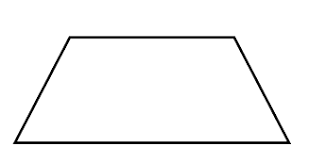
#> input picture Data/corner_3.png, 309 x 163 px
$ python corner_detection.py
#> lines starting #> are read from the running program, lines starting #| are printed output that depends on the picture; after the words box and inside, x2 and y2 are one past the last pixel; in counts of white or black regions, pixels touching at a corner belong together
import cv2
import numpy as np

#img = cv2.imread('Data/corner_1.jpg')
#img = cv2.imread('Data/corner_2.jpeg')
img = cv2.imread('Data/corner_3.png')
#> img is the input picture: shape (163, 309, 3); min 0, max 255, mean 246.6

gray = cv2.cvtColor(img, cv2.COLOR_BGR2GRAY)
gray = np.float32(gray)

corners = cv2.goodFeaturesToTrack(gray, 100, 0.01, 10)
#> corners = [[18, 140], [290, 143], [69, 36], [234, 36], [64, 49], [275, 114], [38, 98], [247, 64]]
corners = np.int0(corners)

for corner in corners:
	x, y = corner.ravel()
	cv2.circle(img, (x, y), 3, 255, -1)
#> this loop made 8 passes
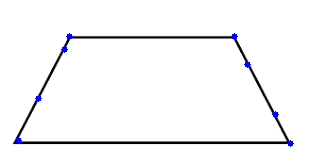
#> img: shape (163, 309, 3); 0.46% of pixels changed, all inside (x1, y1, x2, y2) = (15, 33, 294, 147)

cv2.imshow('Corner', img)
#cv2.imwrite('Output/corner_detection1.jpg', img)
#cv2.imwrite('Output/corner_detection2.jpg', img)
cv2.imwrite('Output/corner_detection3.jpg', img)

cv2.waitKey(0)
cv2.destroyAllWindows()

$ run again, with Data/corner_1.jpg saved as Data/corner_3.png
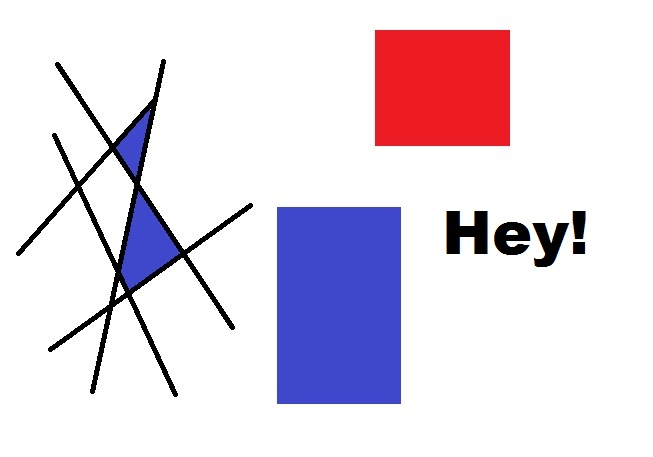
#> input picture Data/corner_1.jpg, 653 x 457 px
#> img is the input picture: shape (457, 653, 3); mean B, G, R 229.7, 216.9, 227
#> `gray = cv2.cvtColor(img, cv2.COLOR_BGR2GRAY)`:
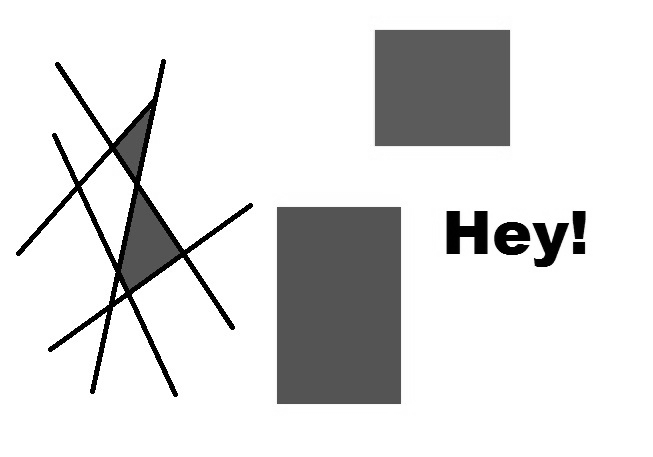
#> gray: shape (457, 653); min 0, max 255, mean 221.4
#> corners = 100 rows, first 8: [112, 153], [77, 191], [568, 223], [516, 233], [127, 298], [78, 180], [112, 142], [534, 258]
#> the loop `for corner in corners:` made 100 passes
#> after the loop `for corner in corners:`:
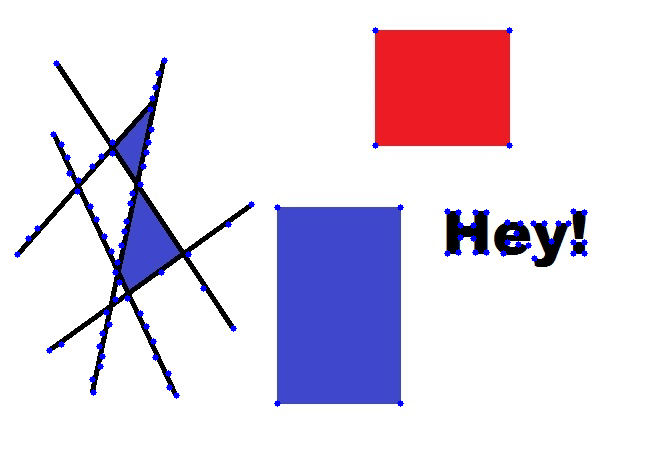
#> img: shape (457, 653, 3); 0.97% of pixels changed, all inside (x1, y1, x2, y2) = (14, 27, 588, 407)
